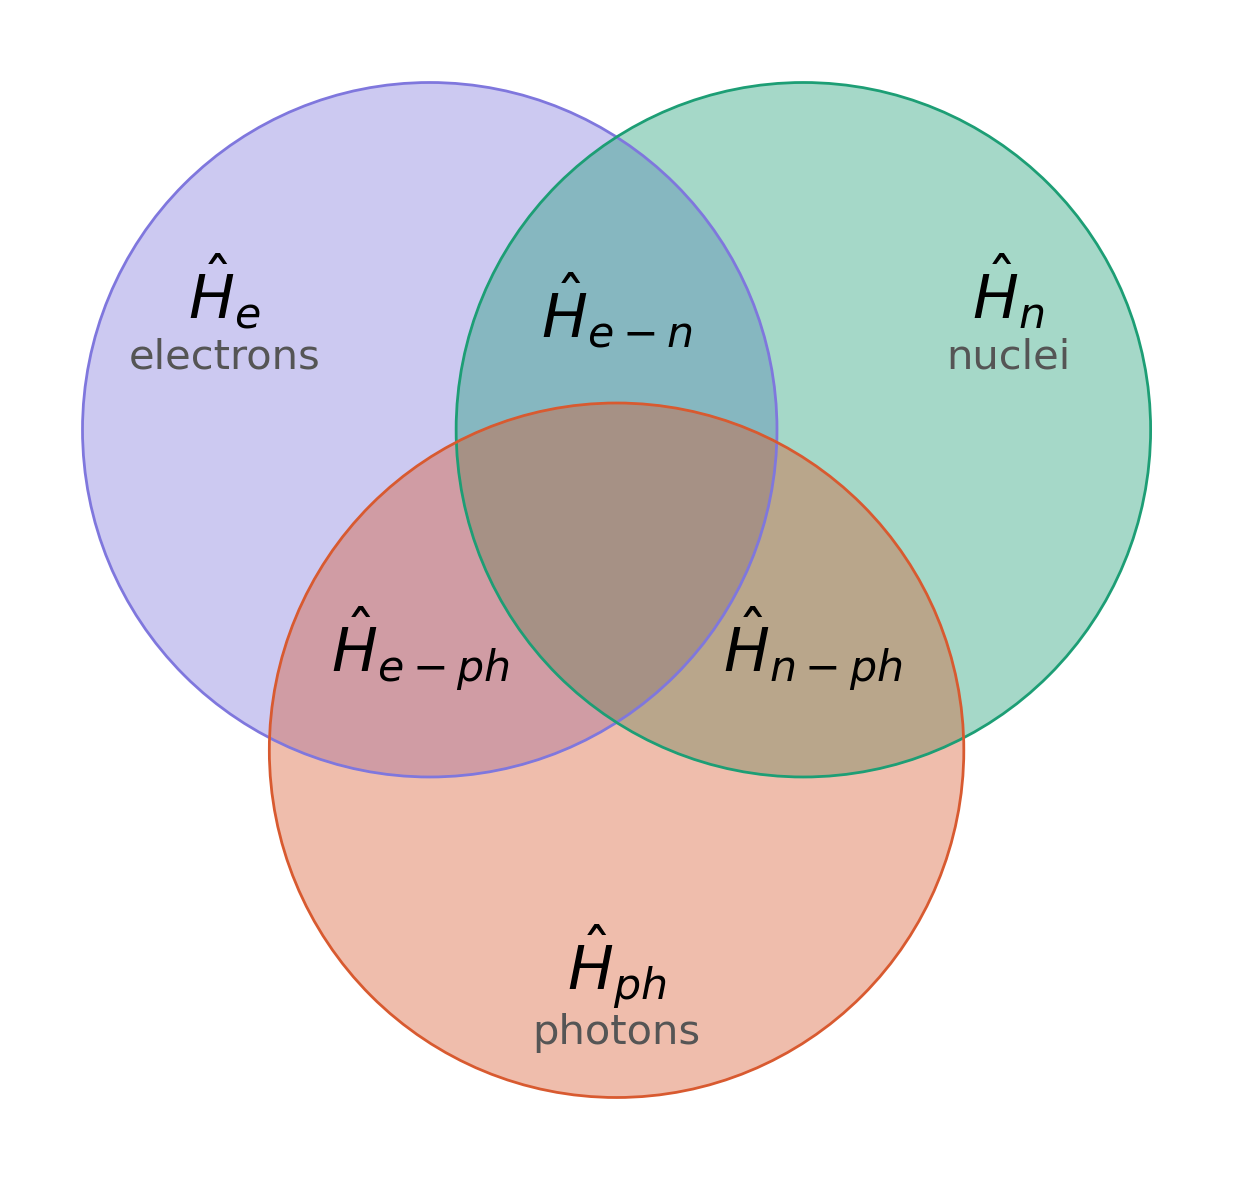

Here is the Python script that generated this plot:
"""
Venn diagram of a total Hamiltonian split into three subsystems and their
pairwise couplings:

    H = H_e + H_n + H_ph + H_e-n + H_e-ph + H_n-ph

Pure matplotlib (no matplotlib-venn), so every element is directly editable.
Everything you are likely to want to change lives in the CONFIG block below.
"""

import numpy as np
import matplotlib.pyplot as plt
from matplotlib.patches import Circle

# ----------------------------------------------------------------------
# CONFIG
# ----------------------------------------------------------------------

R = 1.0  # circle radius; all geometry is in units of R

# Circle centres. Move these to change the amount of overlap.
CENTERS = {
    "e":  (-0.538,  0.308),
    "n":  ( 0.538,  0.308),
    "ph": ( 0.000, -0.615),
}

COLORS = {
    "e":  "#7F77DD",   # purple
    "n":  "#1D9E75",   # teal
    "ph": "#D85A30",   # coral
}

FILL_ALPHA = 0.40
EDGE_WIDTH = 1.0

# Labels for the exclusive region of each circle: (math label, caption)
SOLO_LABELS = {
    "e":  (r"$\hat{H}_{e}$",  "electrons"),
    "n":  (r"$\hat{H}_{n}$",  "nuclei"),
    "ph": (r"$\hat{H}_{ph}$", "photons"),
}

# Labels for the pairwise overlaps, keyed by the pair of circles.
PAIR_LABELS = {
    ("e", "n"):  r"$\hat{H}_{e-n}$",
    ("e", "ph"): r"$\hat{H}_{e-ph}$",
    ("n", "ph"): r"$\hat{H}_{n-ph}$",
}

# Label for the triple overlap. Set to None to leave it blank.
TRIPLE_LABEL =None 

# Radial distance of each label from the centroid, in units of R.
# Increase SOLO_OFFSET to push the single-subsystem labels further outward.
SOLO_OFFSET = 1.30
PAIR_OFFSET = 0.65

FONTSIZE_MATH = 22
FONTSIZE_CAPTION = 15
FONTSIZE_TRIPLE = 10

FIGSIZE = (7.2, 6.0)
DPI = 200
OUTFILES = ["hamiltonian_venn.png", "hamiltonian_venn.pdf"]

# ----------------------------------------------------------------------
# GEOMETRY HELPERS
# ----------------------------------------------------------------------

C = {k: np.asarray(v, dtype=float) for k, v in CENTERS.items()}
CENTROID = np.mean(list(C.values()), axis=0)


def _outward(point, distance):
    """Push a point radially away from the centroid by `distance` * R."""
    d = np.asarray(point, dtype=float) - CENTROID
    norm = np.linalg.norm(d)
    if norm < 1e-9:
        return np.asarray(point, dtype=float)
    return CENTROID + d / norm * distance * R


def solo_position(key):
    """Label position inside the exclusive lune of one circle."""
    return _outward(C[key], SOLO_OFFSET)


def pair_position(a, b):
    """Label position inside the two-way overlap of circles a and b."""
    midpoint = 0.5 * (C[a] + C[b])
    return _outward(midpoint, PAIR_OFFSET)


# ----------------------------------------------------------------------
# PLOT
# ----------------------------------------------------------------------

def make_figure():
    fig, ax = plt.subplots(figsize=FIGSIZE)

    for key, center in C.items():
        ax.add_patch(Circle(center, R,
                            facecolor=COLORS[key], alpha=FILL_ALPHA,
                            edgecolor="none", zorder=1))
        ax.add_patch(Circle(center, R,
                            facecolor="none",
                            edgecolor=COLORS[key], linewidth=EDGE_WIDTH,
                            zorder=2))

    for key, (math_label, caption) in SOLO_LABELS.items():
        x, y = solo_position(key)
        ax.text(x, y + 0.06, math_label, ha="center", va="center",
                fontsize=FONTSIZE_MATH, zorder=3)
        ax.text(x, y - 0.13, caption, ha="center", va="center",
                fontsize=FONTSIZE_CAPTION, color="#555555", zorder=3)

    for (a, b), math_label in PAIR_LABELS.items():
        x, y = pair_position(a, b)
        ax.text(x, y, math_label, ha="center", va="center",
                fontsize=FONTSIZE_MATH, zorder=3)

    if TRIPLE_LABEL:
        ax.text(CENTROID[0], CENTROID[1], TRIPLE_LABEL,
                ha="center", va="center", fontsize=FONTSIZE_TRIPLE,
                color="#777777", style="italic", zorder=3)

    all_xy = np.array(list(C.values()))
    pad = 0.18 * R
    ax.set_xlim(all_xy[:, 0].min() - R - pad, all_xy[:, 0].max() + R + pad)
    ax.set_ylim(all_xy[:, 1].min() - R - pad, all_xy[:, 1].max() + R + pad)
    ax.set_aspect("equal")
    ax.axis("off")

    fig.tight_layout()
    return fig, ax


if __name__ == "__main__":
    fig, ax = make_figure()
    for path in OUTFILES:
        fig.savefig(path, dpi=DPI, bbox_inches="tight", transparent=True)
    plt.show()
